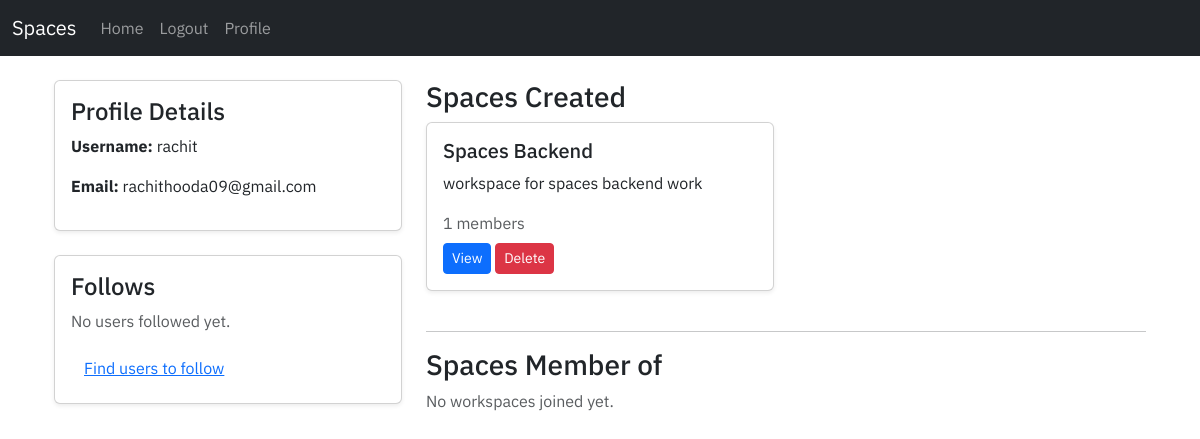
The page /user/profile/ (signed in) on the database its author committed.
### workspace/models.py (models this page shows, shortened)
class Workspace(models.Model):
    name = models.CharField(max_length=255)
    description = models.TextField(blank=True, null=True)
    creator = models.ForeignKey(User, on_delete=models.CASCADE, related_name='created_workspaces')
    members = models.ManyToManyField(User, related_name='workspaces')
    created_at = models.DateTimeField(auto_now_add=True)

### user/views.py (the view)
# urls.py: path('profile/', views.user_profile_view, name='profile'),
def user_profile_view(request):
    user = request.user
    user_spaces = Workspace.objects.filter(creator=user)
    spaces_member = Workspace.objects.filter(Q(members=user))
    context = {
        'user': user,
        'user_spaces': user_spaces,
        'spaces_member': spaces_member,
    }
    if user is not None:
        return render(request, 'user/profile.html', context=context)
    else:
        return redirect('login')

### user/templates/user/profile.html (shortened to what this page needs)
{% extends 'user/base.html' %}
{% block content %}
<div class="container mt-4">
    <div class="row">
        <div class="col-md-4">
            <div class="card shadow-sm mb-4">
                <div class="card-body">
                    <h4 class="card-title">Profile Details</h4>
                    <p><strong>Username:</strong> {{ user.username }}</p>
                    <p><strong>Email:</strong> {{ user.email }}</p>
                </div>
            </div>
            <div class="card shadow-sm mb-4">
                <div class="card-body">
                    <h4 class="card-title">Follows</h4>
                    {% if user.profile.follows.all %}
                        <ul class="list-group list-group-flush">
                            {% for profile in user.profile.follows.all %}
                                <li class="list-group-item">{{ profile.user.username }}</li>
                            {% endfor %}
                        </ul>
                    {% else %}
                        <p class="text-muted">No users followed yet.</p>
                    {% endif %}
                    <a href="{% url 'search' %}" class="btn btn-link">Find users to follow</a>
                </div>
            </div>
        </div>
        <div class="col-md-8">
            <h3>Spaces Created</h3>
            {% if user_spaces %}
                <div class="row">
                    {% for workspace in user_spaces %}
                        <div class="col-md-6 mb-4">
                            <div class="card shadow-sm h-100">
                                <div class="card-body">
                                    <h5 class="card-title">{{ workspace.name }}</h5>
                                    <p class="card-text">{{ workspace.description }}</p>
                                    <span class="text-muted">{{ workspace.members.count }} members</span>
                                    <div class="mt-2">
                                        <a href="{% url 'workspace' workspace.id %}" class="btn btn-primary btn-sm">View</a>
                                        {% if workspace.creator == user %}
                                            <a href="{% url 'delete-workspace' workspace.id %}" class="btn btn-danger btn-sm">Delete</a>
                                        {% endif %}
                                    </div>
                                </div>
                            </div>
                        </div>
                    {% endfor %}
                </div>
            {% else %}
                <p class="text-muted">No workspaces created yet.</p>
            {% endif %}
            <hr>
            <h3>Spaces Member of</h3>
            {% if spaces_member %}
                <div class="row">
                    {% for workspace in spaces_member %}
                        <div class="col-md-6 mb-4">
                            <div class="card shadow-sm h-100">
                                <div class="card-body">
                                    <h5 class="card-title">{{ workspace.name }}</h5>
                                    <p class="card-text">{{ workspace.description }}</p>
                                    <span class="text-muted">{{ workspace.members.count }} members</span>
                                    <div class="mt-2">
                                        <a href="{% url 'workspace' workspace.id %}" class="btn btn-primary btn-sm">View</a>
                                        {% if workspace.creator == user %}
                                            <a href="{% url 'delete-workspace' workspace.id %}" class="btn btn-danger btn-sm">Delete</a>
                                        {% endif %}
                                    </div>
                                </div>
                            </div>
                        </div>
                    {% endfor %}
                </div>
            {% else %}
                <p class="text-muted">No workspaces joined yet.</p>
            {% endif %}
        </div>
    </div>
</div>
{% endblock %}

### user/static/user/style.css (style rules this page uses)
* { font-family: 'IBM Plex Sans', serif; }

### rows shown on the page
Workspace: name "Spaces Backend", description "workspace for spaces backend work", members.count "1", shows "Delete"

### other values the page prints
{{ user.username }} "rachit"
{{ user.email }} "rachithooda09@gmail.com"
